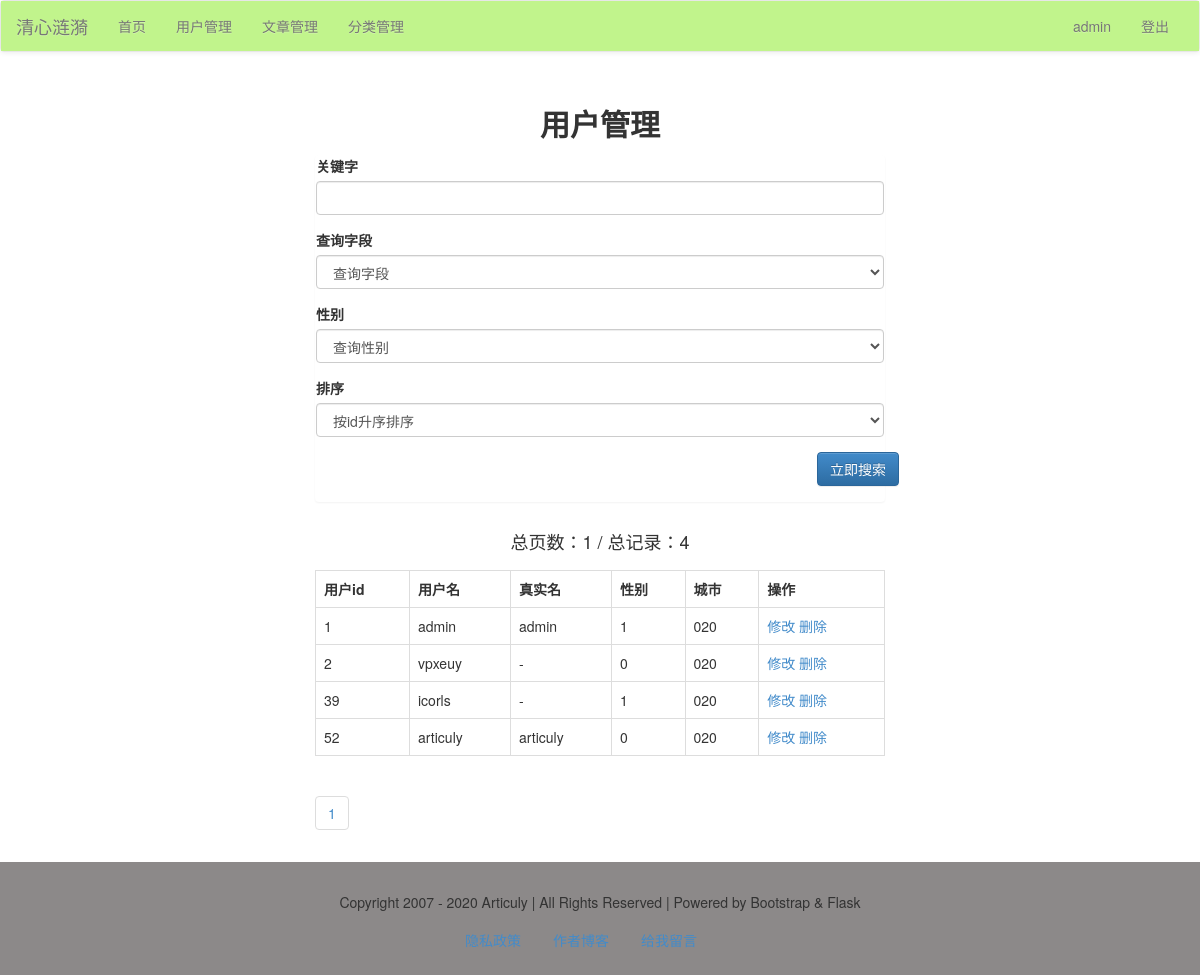
The page /admin/user/list (signed in) on the database as committed earlier.
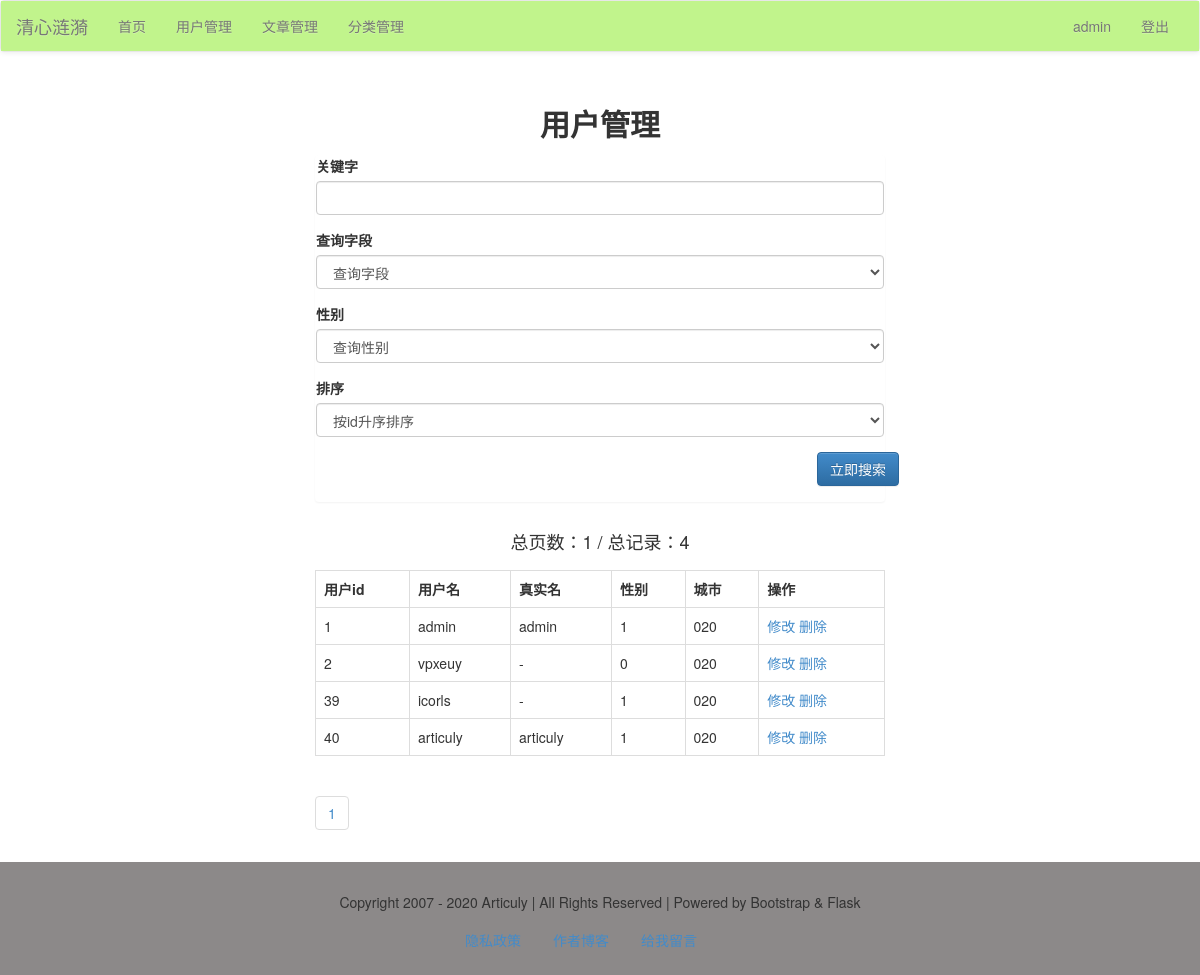
The same page on the database as committed later.
### models.py (models this page shows, shortened)
class User(db.Model):
    id = db.Column(db.Integer, primary_key=True)
    username = db.Column(db.String)
    password = db.Column(db.String)
    realname = db.Column(db.String)
    sex = db.Column(db.Integer)
    city = db.Column(db.String)
    hobby = db.Column(db.String)
    intro = db.Column(db.String)

### admin/users.py (the view)
@admin_app.route('/user/list/<int:page>', methods=['get', 'post'])
@admin_app.route('/user/list', defaults={'page': 1}, methods=['get', 'post'])
def userList(page):
    if request.method == 'POST':
        q = request.form['q']
        condition = {request.form['field']: q}
        if request.form['field'] == 'realname':
            condition = User.realname.like('%%%s%%' % q)
        else:
            condition = User.username.like('%%%s%%' % q)
        if request.form['order'] == '1':
            order = User.id.asc()
        else:
            order = User.id.desc()
        if request.form['sex'] == '':
            res = User.query.filter(condition).order_by(order).paginate(page, 10)
        else:
            res = User.query.filter(condition, User.sex == request.form['sex']).order_by(order).paginate(page, 10)
    else:
        res = User.query.paginate(page, 10)
    users = res.items
    pageList = res.iter_pages()
    total = res.total
    pages = res.pages
    return render_template('admin/user/user_list.html', users=users, pageList=pageList, pages=pages, total=total)

### admin/admin_app.py (called while the page is built)
@admin_app.before_request
@login_required
def is_admin():
    print(session['user'])
    if session['user'] != 'admin':
        print('user is someone else.')
        return redirect(url_for('login'))

### app.py (called while the page is built)
@app.context_processor
def account():
    username = session.get('user')
    return {'username': username}

@app.context_processor
def getCateList():
    cates = Category.query.all()
    return {'cates': cates}

### libs.py (called while the page is built)
def login_required(func):
    @wraps(func)
    def decorator_nest(*args, **kwargs):
        if not 'user' in session:
            return redirect(url_for('login'))
        else:
            print(func)
            return func(*args, **kwargs)
    return decorator_nest

### templates/admin/user/user_list.html (shortened to what this page needs)
{% extends "admin/admin_base.html" %}
{% block content %}
    <div class="container-fluid">
        <div class="row">
            <div class="main col-lg-6 col-lg-offset-3 col-md-8 col-md-offset-2 col-sm-10 col-sm-offset-1 col-xs-12">
                <h2 class="text-center"><b>用户管理</b></h2>
                <div class="panel">
                    <form action="" method="post">
                        <div class="form-group">
                            <label for="q" class="control-label">关键字</label>
                            <input type="text" name="q" class="form-control">
                        </div>
                        <div class="form-group">
                            <label for="field" class="control-label">查询字段</label>
                            <select name="field" class="form-control">
                                <option value="">查询字段</option>
                            </select>
                        </div>
                        <div class="form-group">
                            <label for="sex" class="control-label">性别</label>
                            <select name="sex" class="form-control">
                                <option value="" checked>查询性别</option>
                            </select>
                        </div>
                        <div class="form-group">
                            <label for="排序" class="control-label">排序</label>
                            <select name="order" class="form-control">
                                <option value="1" checked>按id升序排序</option>
                            </select>
                        </div>
                        <div class="form-group ">
                            <div class="row"><input type="submit" name="search" class="btn btn-primary pull-right"
                                                    value="立即搜索"></div>
                        </div>
                    </form>
                </div>
                <div class="row"><h4 class="text-center">总页数：{{ pages }} / 总记录：{{ total }}</h4></div>
                <table class="table table-bordered ">
                    <tr>
                        <th>用户id</th>
                        <th>用户名</th>
                        <th>真实名</th>
                        <th>性别</th>
                        <th>城市</th>
                        <th>操作</th>
                    </tr>
                    {% for user in users %}
                        <tr>
                            <td>{{ user.id }}</td>
                            <td>{{ user.username }}</td>
                            <td>{{ user.realname }}</td>
                            <td>{{ user.sex }}</td>
                            <td>{{ user.city }}</td>
                            <td>
                                <a href="{{ url_for("admin_app.editUser", user_id=user.id) }}">修改</a>
                                <a href="{{ url_for("admin_app.deleteUser", user_id=user.id) }}">删除</a>
                            </td>
                        </tr>
                    {% endfor %}
                </table>
                <ul class="pagination">
                    {% for page in pageList %}
                        {% if page!=None %}
                            <li><a href="{{ url_for("admin_app.userList", page=page) }}">{{ page }}</a></li>
                        {% else %}
                            <li><a href="#">...</a></li>
                        {% endif %}
                    {% endfor %}
                </ul>
            </div>
        </div>
    </div>
{% endblock %}

### templates/admin/admin_base.html (shortened to what this page needs)
<!DOCTYPE html>
<html>
{% block head %}
    <head>
        <link rel="stylesheet" type="text/css" href="{{ url_for("static", filename="css/bootstrap.css") }}"/>
        <link rel="stylesheet" type="text/css" href="{{ url_for("static", filename="css/bootstrap-theme.css") }}"/>
    </head>
{% endblock %}
<body>
{% block nav %}
    <nav class="navbar navbar-default">
        <div class="container-fluid" style="background-color: #C1F48C;">
            <div class="navbar-header">
                <a class="navbar-brand" href="#">清心涟漪</a>
            </div>
            <div class="collapse navbar-collapse" id="bs-example-navbar-collapse-1">
                <ul class="nav navbar-nav">
                    <li><a href="/">首页</a></li>
                    <li><a href="{{ url_for("admin_app.userList") }}">用户管理</a></li>
                    <li><a href="{{ url_for("admin_app.article_list") }}">文章管理</a></li>
                    <li><a href="{{ url_for("admin_app.cateList") }}">分类管理</a></li>
                </ul>
                <ul class="nav navbar-nav navbar-right">
                    <li><a href="#">{{ username }}</a></li>
                    <li><a href="{{ url_for("logout") }}">登出</a></li>
                </ul>
            </div>
        </div>
    </nav>
{% endblock %}
{% block content %}{% endblock %}
{% block footer %}
    <footer>
        <div class="container-fluid">
            <div class="row">
                <div class="col-md-12">
                    Copyright 2007 - 2020 Articuly | All Rights Reserved | Powered by Bootstrap & Flask
                </div>
            </div>
        </div>
        <nav>
            <ul class="nav nav-pills">
                <li><a href="" data-toggle="modal" data-target="#myModal">隐私政策</a></li>
                <li><a href="https://articuly.com" target="_blank">作者博客</a></li>
                <li><a href="">给我留言</a></li>
            </ul>
        </nav>
    </footer>
{% endblock %}
</body>
</html>

### templates/admin/admin_base.html (style rules this page uses)
footer { padding: 15px; background: #8c8989; text-align: center; }
footer nav { margin: auto; width: 300px; }
.row { margin-top: 15px; margin-bottom: 8px; }
.panel { margin-top: 15px; }

Rows that differ between the two databases and show on the page:
removed User: id "52", username "articuly", realname "articuly", sex "0", city "020"
added User: id "40", username "articuly", realname "articuly", sex "1", city "020"
